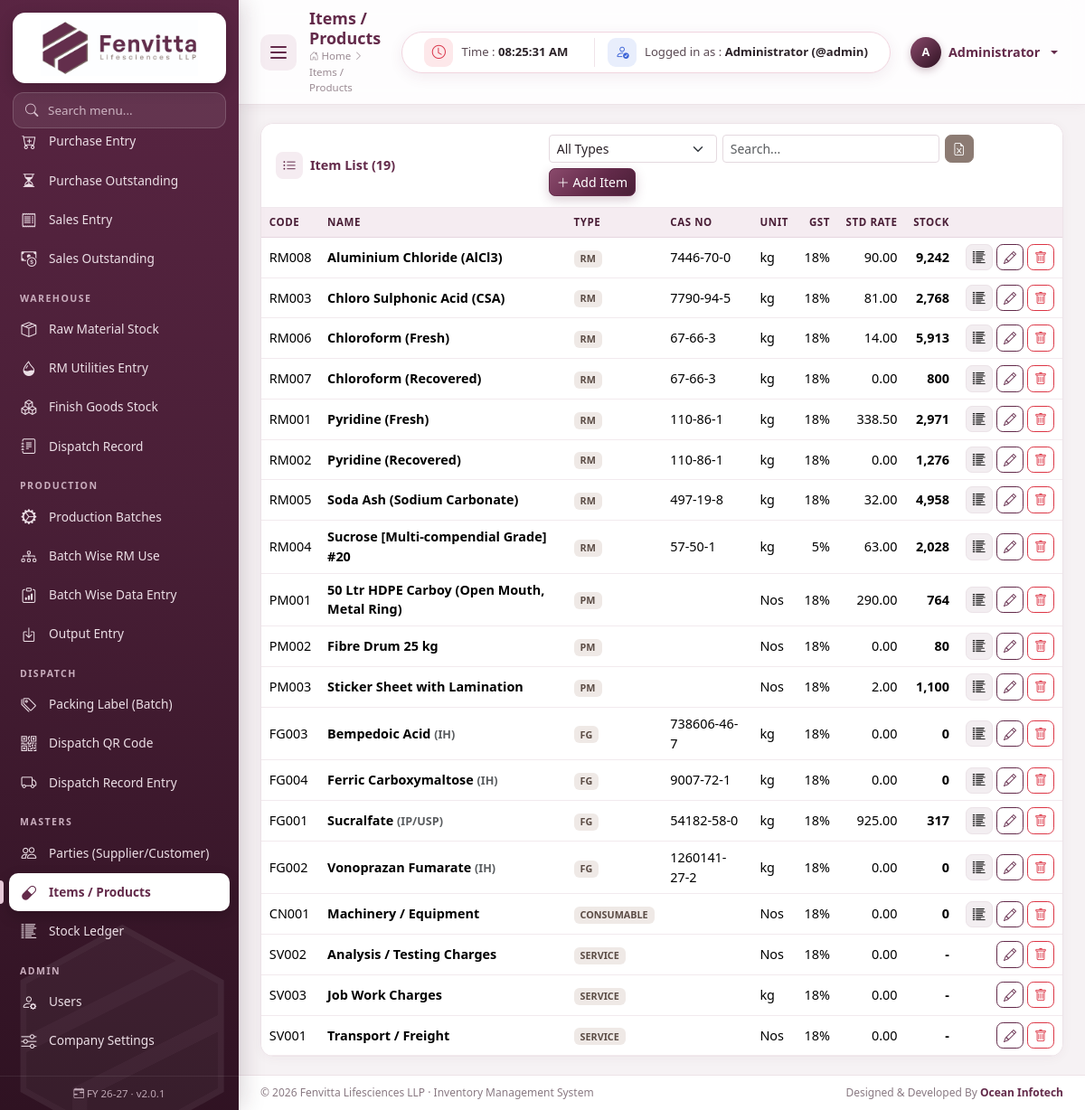
The page /modules/items/index.php (signed in) on the database its author committed.
### tables this page shows
CREATE TABLE `items` (
  `id` int(11) NOT NULL AUTO_INCREMENT,
  `item_type` enum('RM','PM','FG','CONSUMABLE','SERVICE') NOT NULL DEFAULT 'RM',
  `code` varchar(40) DEFAULT NULL,
  `name` varchar(150) NOT NULL,
  `cas_no` varchar(40) DEFAULT NULL,
  `grade` varchar(60) DEFAULT NULL,
  `hsn` varchar(20) DEFAULT NULL,
  `unit` varchar(15) NOT NULL DEFAULT 'kg',
  `gst_rate` decimal(5,2) NOT NULL DEFAULT 18.00,
  `std_rate` decimal(14,2) NOT NULL DEFAULT 0.00,
  `reorder_level` decimal(14,3) NOT NULL DEFAULT 0.000,
  `opening_qty` decimal(14,3) NOT NULL DEFAULT 0.000,
  `opening_rate` decimal(14,2) NOT NULL DEFAULT 0.00,
  `opening_date` date DEFAULT NULL,
  `shelf_life_months` int(11) NOT NULL DEFAULT 0,
  `is_active` tinyint(1) NOT NULL DEFAULT 1,
  `created_at` timestamp NOT NULL DEFAULT current_timestamp(),
  PRIMARY KEY (`id`),
  KEY `item_type` (`item_type`)
);

### includes/db.php (called while the page is built, shortened)
<?php
$conn = null;
function db()
{
    global $conn;
    if ($conn === null) {
        try {
            $conn = mysqli_connect(DB_HOST, DB_USER, DB_PASS, DB_NAME, DB_PORT);
            mysqli_set_charset($conn, 'utf8mb4');
        } catch (mysqli_sql_exception $e) {
            http_response_code(500);
            die('<h3 style="font-family:sans-serif;color:#632a4a">Database connection failed.</h3>'
                . '<p style="font-family:sans-serif">Check <code>config/config.php</code> and import <code>database/fenvita_inventory.sql</code>.<br><small>'
                . htmlspecialchars($e->getMessage()) . '</small></p>');
        }
    }
    return $conn;
}
function q($sql, $params = [])
{
    $stmt = mysqli_prepare(db(), $sql);
    mysqli_stmt_execute($stmt);
    $result = mysqli_stmt_get_result($stmt);
    return $result === false ? true : $result;
}
function rows($sql, $params = [])
{
    $result = q($sql, $params);
    return mysqli_fetch_all($result, MYSQLI_ASSOC);
}

### modules/items/index.php (the view, shortened to what this page needs)
<?php
$filter = get('type');
$sql = 'SELECT i.*, (SELECT COALESCE(SUM(qty_in-qty_out),0) FROM stock_ledger WHERE item_id=i.id) stock FROM items i';
$params = [];
$list = rows($sql . ' ORDER BY item_type, name', $params);
include ROOT_PATH . '/includes/header.php';
?>
<div class="card">
    <div class="card-header"><i class="bi bi-list-ul"></i> Item List (<?= count($list) ?>)
        <div class="actions">
            <form>
                <select name="type" class="form-select form-select-sm" onchange="this.form.submit()">
                    <option value="">All Types</option>
                </select>
            </form>
            <input class="form-control form-control-sm table-search" placeholder="Search..." data-table-search="#tbl">
            <button class="btn btn-sm btn-accent" data-export="#tbl" data-filename="items"><i class="bi bi-file-earmark-excel"></i></button>
            <a href="<?= url('items/add' . ($filter ? '?type=' . urlencode($filter) : '')) ?>" class="btn btn-sm btn-primary"><i class="bi bi-plus-lg"></i> Add Item</a>
        </div>
    </div>
    <div class="table-responsive">
        <table class="table table-sm table-hover" id="tbl">
            <thead><tr><th>Code</th><th>Name</th><th>Type</th><th>CAS No</th><th>Unit</th><th class="num">GST</th><th class="num">Std Rate</th><th class="num">Stock</th><th class="no-export"></th></tr></thead>
            <tbody>
            <?php foreach ($list as $i): ?>
                <tr class="<?= $i['is_active'] ? '' : 'text-muted' ?>">
                    <td><?= e($i['code']) ?></td>
                    <td class="fw-semibold"><?= e($i['name']) ?> <?= $i['grade'] ? '<small class="text-muted">(' . e($i['grade']) . ')</small>' : '' ?></td>
                    <td><span class="badge badge-type"><?= e($i['item_type']) ?></span></td>
                    <td><?= e($i['cas_no']) ?></td>
                    <td><?= e($i['unit']) ?></td>
                    <td class="num"><?= (float)$i['gst_rate'] ?>%</td>
                    <td class="num"><?= inr($i['std_rate']) ?></td>
                    <td class="num fw-semibold"><?= $i['item_type'] === 'SERVICE' ? '-' : qty($i['stock']) ?></td>
                    <td class="text-end no-export text-nowrap">
                        <?php if ($i['item_type'] !== 'SERVICE'): ?><a href="<?= url('stock_ledger?item_id=' . $i['id']) ?>" class="btn btn-sm btn-light" title="Ledger"><i class="bi bi-list-columns-reverse"></i></a><?php endif; ?>
                        <a href="<?= url('items/edit/' . $i['id']) ?>" class="btn btn-sm btn-outline-primary" title="Edit"><i class="bi bi-pencil"></i></a>
                        <?php if (is_admin()) echo delete_button('items', (int)$i['id'], 'Delete this item?'); ?>
                    </td>
                </tr>
            <?php endforeach; ?>
            </tbody>
        </table>
    </div>
</div>
<?php include ROOT_PATH . '/includes/footer.php'; ?>

### includes/functions.php (shortened to what this page needs)
<?php
require_once __DIR__ . '/db.php';
function e($v): string
{
    return htmlspecialchars((string)($v ?? ''), ENT_QUOTES, 'UTF-8');
}
function inr($n, int $dec = 2): string
{
    $n = (float)$n;
    $neg = $n < 0;
    $n = abs($n);
    $parts = explode('.', number_format($n, $dec, '.', ''));
    $int = $parts[0];
    $last3 = substr($int, -3);
    $rest = substr($int, 0, -3);
    if ($rest !== '' && $rest !== false) {
        $rest = preg_replace('/\B(?=(\d{2})+(?!\d))/', ',', $rest);
        $int = $rest . ',' . $last3;
    }
    $out = $int . ($dec > 0 ? '.' . $parts[1] : '');
    return ($neg ? '-' : '') . $out;
}
function qty($n, int $dec = 2): string
{
    $s = inr($n, $dec);
    return $dec > 0 ? rtrim(rtrim($s, '0'), '.') ?: '0' : $s;
}
function url(string $path = ''): string
{
    return BASE_URL . ltrim($path, '/');
}
function get(string $k, $default = '')
{
    $v = $_GET[$k] ?? $default;
    return is_string($v) ? trim($v) : $v;
}
function current_user(): ?array
{
    return $_SESSION['user'] ?? null;
}
function is_admin(): bool
{
    return (current_user()['role'] ?? '') === 'admin';
}
function csrf_token(): string
{
    return $_SESSION['csrf'];
}
function csrf_field(): string
{
    return '<input type="hidden" name="_token" value="' . csrf_token() . '">';
}
function delete_button(string $module, int $id, string $confirm = 'Delete this entry?'): string
{
    return '<form method="post" action="' . url($module . '/delete') . '" class="d-inline" data-confirm="' . e($confirm) . '">'
        . csrf_field() . '<input type="hidden" name="id" value="' . $id . '">'
        . '<button class="btn btn-sm btn-outline-danger" title="Delete"><i class="bi bi-trash"></i></button></form>';
}

### assets/css/style.css (style rules this page uses)
:root { --fv-primary: #632a4a; --fv-primary-dark: #4a1f37; --fv-primary-deep: #2f1222; --fv-primary-soft: #8a4a6c; --fv-primary-light: #f5ecf1; --fv-accent: #8c7b73; --fv-accent-light: #efe9e6; --fv-bg: #f6f2f4; --fv-text: #2b2228; --sidebar-w: 264px; --sidebar-mini-w: 78px; --ease: cubic-bezier(.4, 0, .2, 1); --bs-primary: #632a4a; --bs-primary-rgb: 99, 42, 74; --bs-link-color: #632a4a; --bs-link-color-rgb: 99, 42, 74; --bs-link-hover-color: #4a1f37; --bs-link-hover-color-rgb: 74, 31, 55; --bs-body-font-family: "Segoe UI", Inter, Roboto, "Helvetica Neue", Arial, sans-serif; --bs-body-color: #2b2228; --bs-border-radius: .55rem; }
body { background: var(--fv-bg); font-size: .9rem; }
* { scrollbar-width: thin; scrollbar-color: #cdb7c3 transparent; }
.btn { transition: all .2s var(--ease); font-weight: 500; }
.btn-primary { --bs-btn-bg: var(--fv-primary); --bs-btn-border-color: var(--fv-primary); --bs-btn-hover-bg: var(--fv-primary-dark); --bs-btn-hover-border-color: var(--fv-primary-dark); --bs-btn-active-bg: var(--fv-primary-deep); --bs-btn-active-border-color: var(--fv-primary-deep); --bs-btn-disabled-bg: var(--fv-primary); --bs-btn-disabled-border-color: var(--fv-primary); background-image: linear-gradient(135deg, var(--fv-primary-soft) 0%, var(--fv-primary) 55%, var(--fv-primary-dark) 100%); box-shadow: 0 4px 12px rgba(99, 42, 74, .25); }
.btn-outline-primary { --bs-btn-color: var(--fv-primary); --bs-btn-border-color: var(--fv-primary); --bs-btn-hover-bg: var(--fv-primary); --bs-btn-hover-border-color: var(--fv-primary); --bs-btn-active-bg: var(--fv-primary-dark); --bs-btn-active-border-color: var(--fv-primary-dark); }
.btn-accent { --bs-btn-color: #fff; --bs-btn-bg: var(--fv-accent); --bs-btn-border-color: var(--fv-accent); --bs-btn-hover-color: #fff; --bs-btn-hover-bg: #74655e; --bs-btn-hover-border-color: #74655e; --bs-btn-active-color: #fff; --bs-btn-active-bg: #655750; }
.btn-light { --bs-btn-bg: #f3eef1; --bs-btn-border-color: #ebe2e7; --bs-btn-hover-bg: #ebe0e6; }
.btn-sm { border-radius: .45rem; }
.form-control, .form-select { border-color: #e4d9df; transition: border-color .2s, box-shadow .2s; }
.content > *, .content > .row > [class*="col"] { animation: fadeUp .5s var(--ease) both; }
.table tbody tr { animation: fadeIn .4s ease both; }
.card { border: 1px solid #ede3e8; border-radius: 14px; box-shadow: 0 2px 12px rgba(99, 42, 74, .045); transition: box-shadow .25s, transform .25s; }
.card-header { background: #fff; border-bottom: 1px solid #f1e8ed; font-weight: 700; color: var(--fv-primary); padding: 12px 16px; border-radius: 14px 14px 0 0 !important; display: flex; align-items: center; gap: 8px; flex-wrap: wrap; }
.card-header > i:first-child { width: 30px; height: 30px; border-radius: 8px; display: inline-grid; place-items: center; background: var(--fv-primary-light); font-size: .95rem; }
.card-header .actions { margin-left: auto; display: flex; gap: 6px; flex-wrap: wrap; align-items: center; }
.table { --bs-table-hover-bg: #fbf5f8; margin-bottom: 0; }
.table thead th { background: var(--fv-primary-light); color: var(--fv-primary-dark); font-size: .72rem; text-transform: uppercase; letter-spacing: .05em; font-weight: 700; white-space: nowrap; border-bottom: 1px solid #e6d6df; vertical-align: middle; }
.table td { vertical-align: middle; border-color: #f2eaee; }
.table-hover tbody tr { transition: background .15s; }
.table-sm td, .table-sm th { padding: .45rem .55rem; }
.table-responsive { border-radius: 0 0 14px 14px; }
.num { text-align: right; white-space: nowrap; font-variant-numeric: tabular-nums; }
.badge { font-weight: 600; padding: .38em .65em; border-radius: 6px; }
.badge-type { background: var(--fv-accent-light); color: #5b4c45; }
td .btn-sm { padding: .2rem .45rem; }
.table-search { max-width: 240px; }

### rows shown on the page
items: code "RM008", name "Aluminium Chloride (AlCl3)", item_type "RM", cas_no "7446-70-0", unit "kg", gst_rate "18", std_rate "90.00", stock "9,242"
items: code "RM003", name "Chloro Sulphonic Acid (CSA)", item_type "RM", cas_no "7790-94-5", unit "kg", gst_rate "18", std_rate "81.00", stock "2,768"
items: code "RM006", name "Chloroform (Fresh)", item_type "RM", cas_no "67-66-3", unit "kg", gst_rate "18", std_rate "14.00", stock "5,913"
items: code "RM007", name "Chloroform (Recovered)", item_type "RM", cas_no "67-66-3", unit "kg", gst_rate "18", std_rate "0.00", stock "800"
items: code "RM001", name "Pyridine (Fresh)", item_type "RM", cas_no "110-86-1", unit "kg", gst_rate "18", std_rate "338.50", stock "2,971"
items: code "RM002", name "Pyridine (Recovered)", item_type "RM", cas_no "110-86-1", unit "kg", gst_rate "18", std_rate "0.00", stock "1,276"
items: code "RM005", name "Soda Ash (Sodium Carbonate)", item_type "RM", cas_no "497-19-8", unit "kg", gst_rate "18", std_rate "32.00", stock "4,958"
items: code "RM004", name "Sucrose [Multi-compendial Grade] #20", item_type "RM", cas_no "57-50-1", unit "kg", gst_rate "5", std_rate "63.00", stock "2,028"
items: code "PM001", name "50 Ltr HDPE Carboy (Open Mouth, Metal Ring)", item_type "PM", unit "Nos", gst_rate "18", std_rate "290.00", stock "764"
items: code "PM002", name "Fibre Drum 25 kg", item_type "PM", unit "Nos", gst_rate "18", std_rate "0.00", stock "80"
items: code "PM003", name "Sticker Sheet with Lamination", item_type "PM", unit "Nos", gst_rate "18", std_rate "2.00", stock "1,100"
items: code "FG003", name "Bempedoic Acid", grade "IH", item_type "FG", cas_no "738606-46-7", unit "kg", gst_rate "18", std_rate "0.00", stock "0"
items: code "FG004", name "Ferric Carboxymaltose", grade "IH", item_type "FG", cas_no "9007-72-1", unit "kg", gst_rate "18", std_rate "0.00", stock "0"
items: code "FG001", name "Sucralfate", grade "IP/USP", item_type "FG", cas_no "54182-58-0", unit "kg", gst_rate "18", std_rate "925.00", stock "317"
items: code "FG002", name "Vonoprazan Fumarate", grade "IH", item_type "FG", cas_no "1260141-27-2", unit "kg", gst_rate "18", std_rate "0.00", stock "0"
items: code "CN001", name "Machinery / Equipment", item_type "CONSUMABLE", unit "Nos", gst_rate "18", std_rate "0.00", stock "0"
items: code "SV002", name "Analysis / Testing Charges", item_type "SERVICE", unit "Nos", gst_rate "18", std_rate "0.00"
items: code "SV003", name "Job Work Charges", item_type "SERVICE", unit "kg", gst_rate "18", std_rate "0.00"
items: code "SV001", name "Transport / Freight", item_type "SERVICE", unit "Nos", gst_rate "18", std_rate "0.00"

### other values the page prints
$navSub[0] "Purchase Entry"
$navSub[0] "Purchase Outstanding"
$navSub[0] "Sales Entry"
$navSub[0] "Sales Outstanding"
$navItem[0] "WAREHOUSE"
$navSub[0] "Raw Material Stock"
$navSub[0] "RM Utilities Entry"
$navSub[0] "Finish Goods Stock"
$navSub[0] "Dispatch Record"
$navItem[0] "PRODUCTION"
$navSub[0] "Production Batches"
$navSub[0] "Batch Wise RM Use"
$navSub[0] "Batch Wise Data Entry"
$navSub[0] "Output Entry"
$navItem[0] "DISPATCH"
